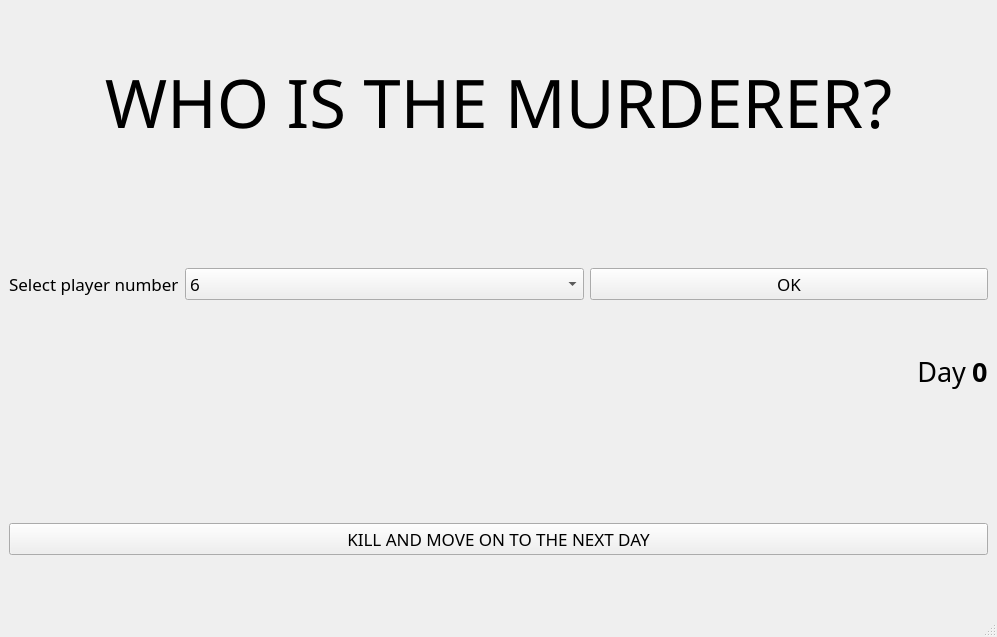
<?xml version="1.0" encoding="UTF-8"?>
<ui version="4.0">
 <class>MainWindow</class>
 <widget class="QMainWindow" name="MainWindow">
  <property name="geometry">
   <rect>
    <x>0</x>
    <y>0</y>
    <width>997</width>
    <height>637</height>
   </rect>
  </property>
  <property name="sizePolicy">
   <sizepolicy hsizetype="Preferred" vsizetype="MinimumExpanding">
    <horstretch>0</horstretch>
    <verstretch>0</verstretch>
   </sizepolicy>
  </property>
  <property name="font">
   <font>
    <pointsize>9</pointsize>
   </font>
  </property>
  <property name="windowTitle">
   <string>MainWindow</string>
  </property>
  <widget class="QWidget" name="centralwidget">
   <layout class="QVBoxLayout" name="verticalLayout">
    <item>
     <widget class="QLabel" name="gameNameLabel">
      <property name="sizePolicy">
       <sizepolicy hsizetype="MinimumExpanding" vsizetype="Maximum">
        <horstretch>0</horstretch>
        <verstretch>0</verstretch>
       </sizepolicy>
      </property>
      <property name="font">
       <font>
        <family>Stencil</family>
        <pointsize>50</pointsize>
       </font>
      </property>
      <property name="text">
       <string>WHO IS THE MURDERER?</string>
      </property>
      <property name="alignment">
       <set>Qt::AlignCenter</set>
      </property>
     </widget>
    </item>
    <item>
     <widget class="QLabel" name="imageLabel">
      <property name="sizePolicy">
       <sizepolicy hsizetype="Minimum" vsizetype="Maximum">
        <horstretch>0</horstretch>
        <verstretch>0</verstretch>
       </sizepolicy>
      </property>
      <property name="text">
       <string/>
      </property>
      <property name="alignment">
       <set>Qt::AlignCenter</set>
      </property>
     </widget>
    </item>
    <item>
     <layout class="QHBoxLayout" name="horizontalLayout">
      <item>
       <widget class="QLabel" name="playerLabel">
        <property name="sizePolicy">
         <sizepolicy hsizetype="Maximum" vsizetype="Maximum">
          <horstretch>0</horstretch>
          <verstretch>0</verstretch>
         </sizepolicy>
        </property>
        <property name="font">
         <font>
          <family>Stencil</family>
          <pointsize>13</pointsize>
         </font>
        </property>
        <property name="text">
         <string>Select player number</string>
        </property>
       </widget>
      </item>
      <item>
       <widget class="QComboBox" name="comboBox">
        <property name="sizePolicy">
         <sizepolicy hsizetype="Minimum" vsizetype="Maximum">
          <horstretch>0</horstretch>
          <verstretch>0</verstretch>
         </sizepolicy>
        </property>
        <property name="font">
         <font>
          <family>Stencil</family>
          <pointsize>13</pointsize>
         </font>
        </property>
        <item>
         <property name="text">
          <string>6</string>
         </property>
        </item>
        <item>
         <property name="text">
          <string>8</string>
         </property>
        </item>
        <item>
         <property name="text">
          <string>10</string>
         </property>
        </item>
        <item>
         <property name="text">
          <string>15</string>
         </property>
        </item>
        <item>
         <property name="text">
          <string>20</string>
         </property>
        </item>
       </widget>
      </item>
      <item>
       <widget class="QPushButton" name="pNumButton">
        <property name="font">
         <font>
          <family>Stencil</family>
          <pointsize>13</pointsize>
         </font>
        </property>
        <property name="text">
         <string>OK</string>
        </property>
       </widget>
      </item>
     </layout>
    </item>
    <item>
     <layout class="QHBoxLayout" name="horizontalLayout_2">
      <item>
       <widget class="QLabel" name="dayLabel">
        <property name="sizePolicy">
         <sizepolicy hsizetype="Minimum" vsizetype="Fixed">
          <horstretch>0</horstretch>
          <verstretch>0</verstretch>
         </sizepolicy>
        </property>
        <property name="font">
         <font>
          <family>Stencil</family>
          <pointsize>20</pointsize>
          <italic>false</italic>
          <bold>false</bold>
         </font>
        </property>
        <property name="text">
         <string>Day</string>
        </property>
        <property name="alignment">
         <set>Qt::AlignRight|Qt::AlignTrailing|Qt::AlignVCenter</set>
        </property>
       </widget>
      </item>
      <item>
       <widget class="QLabel" name="dayNumber">
        <property name="sizePolicy">
         <sizepolicy hsizetype="Maximum" vsizetype="Fixed">
          <horstretch>0</horstretch>
          <verstretch>0</verstretch>
         </sizepolicy>
        </property>
        <property name="font">
         <font>
          <family>Stencil</family>
          <pointsize>20</pointsize>
          <bold>true</bold>
         </font>
        </property>
        <property name="text">
         <string>0</string>
        </property>
       </widget>
      </item>
     </layout>
    </item>
    <item>
     <widget class="QLabel" name="resultLabel">
      <property name="sizePolicy">
       <sizepolicy hsizetype="Minimum" vsizetype="Fixed">
        <horstretch>0</horstretch>
        <verstretch>0</verstretch>
       </sizepolicy>
      </property>
      <property name="font">
       <font>
        <family>Stencil</family>
        <pointsize>15</pointsize>
       </font>
      </property>
      <property name="text">
       <string/>
      </property>
      <property name="alignment">
       <set>Qt::AlignCenter</set>
      </property>
     </widget>
    </item>
    <item>
     <layout class="QGridLayout" name="gridLayout"/>
    </item>
    <item>
     <widget class="QPushButton" name="nextDayButton">
      <property name="font">
       <font>
        <family>Stencil</family>
        <pointsize>13</pointsize>
       </font>
      </property>
      <property name="text">
       <string>KILL AND MOVE ON TO THE NEXT DAY</string>
      </property>
     </widget>
    </item>
   </layout>
   <zorder>imageLabel</zorder>
   <zorder>resultLabel</zorder>
   <zorder>nextDayButton</zorder>
   <zorder>gameNameLabel</zorder>
  </widget>
  <widget class="QStatusBar" name="statusbar"/>
  <widget class="QMenuBar" name="menubar">
   <property name="geometry">
    <rect>
     <x>0</x>
     <y>0</y>
     <width>997</width>
     <height>21</height>
    </rect>
   </property>
  </widget>
 </widget>
 <resources/>
 <connections/>
</ui>
